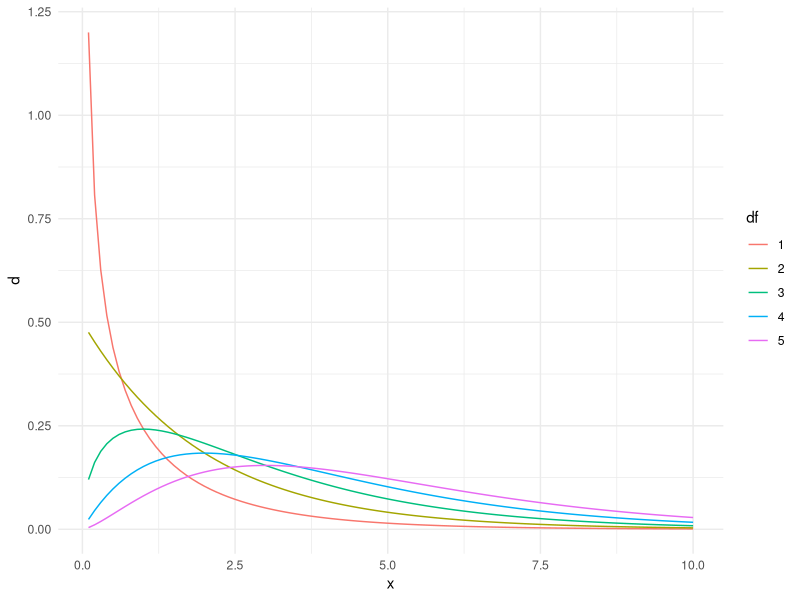

This figure's R source:
## ---- chunk 1
library(tidyverse)
## ---- chunk 2
a <- 1934
n1 <- 142870
c <- 2894
n2 = 392757

rr <- (a/n1)/(c/n2)

rr
## ---- chunk 3
s <- sqrt(1/a - 1/n1 + 1/c - 1/n2)
s
## ---- chunk 4
alpha <- 0.01
z <- qnorm(1 - alpha/2)

ci <- c(rr * exp(-z * s), rr * exp(z * s))
ci
## ---- chunk 5
a <- 35
b <- 34
c <- 153
d <- 637

or <- (a*d)/(b*c)

or
## ---- chunk 6
s <- sqrt(1/a + 1/b + 1/c + 1/d)
s
## ---- chunk 7
alpha <- 0.05
z <- qnorm(1 - alpha/2)

ci <- c(or * exp(-z * s), or * exp(z * s))
ci
## ---- chunk 8
df <- tibble(x = seq(0.1, 10, 0.1)) %>%
  mutate(`1` = dchisq(x, 1),
         `2` = dchisq(x, 2),
         `3` = dchisq(x, 3),
         `4` = dchisq(x, 4),
         `5` = dchisq(x, 5),) %>%
  pivot_longer(cols = -x, names_to = "df", values_to = "d")

ggplot(df, aes(x = x, y = d, group = df, colour = df)) + geom_line() + theme_minimal()
